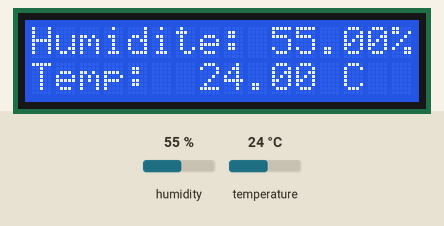
This sketch was run on a simulated Arduino Uno, built with avr-gcc and run on an emulated ATmega328P. Shown: 16×2 character LCD. Inputs (shaded band) come from the test bench; at power-on: humidity 55 %, temperature 24 °C.

Above: at 4.7 s.
4.8 s: humidity set to 22 %
At 7.0 s:
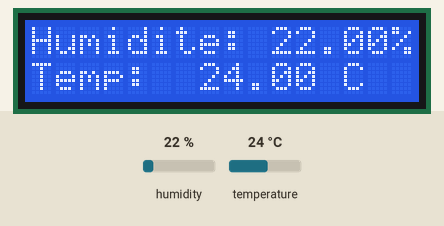
7.8 s: temperature set to 12 °C
At 8.7 s:
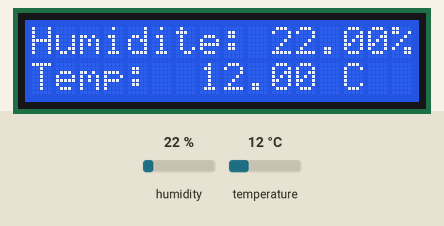
10.8 s: humidity set to 40 %
At 13.4 s:
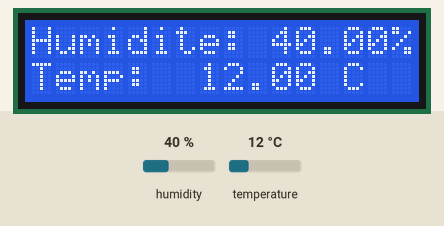
13.8 s: temperature set to 19 °C
At 15.1 s:
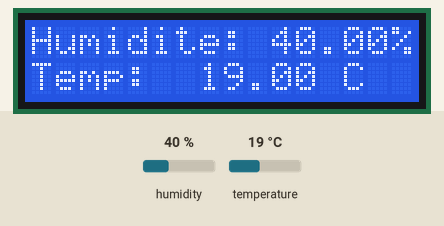
Timing chart, 0 to 16.8 s (numbered marks = the images above; inputs shaded):
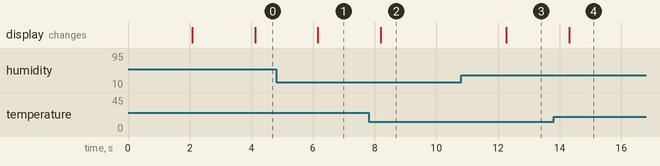

Measured:
- after the input at 4.8 s, the display: changes after 1.4 s (image 1)
- after the input at 7.8 s, the display: changes after 0.40 s (image 2)
- after the input at 10.8 s, the display: changes after 1.5 s (image 3)
- after the input at 13.8 s, the display: changes after 0.51 s (image 4)

The sketch:

DHT_22_Temperature_et_Humidite_affichee.ino
```cpp
#include "DHT.h"
#include <Wire.h>
#include <LiquidCrystal_I2C.h>

#define DHTPIN 4     // Digital pin connected to the DHT sensor
#define DHTTYPE DHT22   // DHT 22  (AM2302), AM2321
DHT dht(DHTPIN, DHTTYPE);
LiquidCrystal_I2C lcd(0x27,16,2);  // set the LCD address to 0x27 for a 16 chars and 2 line display

void setup() {
  lcd.init();                      // initialize the lcd
  lcd.backlight();
  lcd.setCursor(0,0);
  lcd.print("DHT 22 test!...");
  dht.begin();
  delay(2000);
  lcd.clear();
}
void loop() {
  // Wait a few seconds between measurements.
  delay(2000);

  // Reading temperature or humidity takes about 250 milliseconds!
  // Sensor readings may also be up to 2 seconds 'old' (its a very slow sensor)
  float h = dht.readHumidity();
  // Read temperature as Celsius (the default)
  float t = dht.readTemperature();

  // Check if any reads failed and exit early (to try again).
  if (isnan(h) || isnan(t) ) {
   lcd.clear();
   lcd.setCursor(0,0);
   lcd.print("Le capteur a un problème.");
   lcd.setCursor(0,1);
   lcd.print("probleme.");
   return;
  }
  lcd.setCursor(0,0);
  lcd.print(F("Humidite: "));
  lcd.setCursor(10,0);
  lcd.print(h);
  lcd.setCursor(15,0);
  lcd.print(F("%"));

  lcd.setCursor(0,1);
  lcd.print(F("Temp: "));
  lcd.setCursor(7,1);
  lcd.print(t);
  lcd.setCursor(12,1);
  lcd.print(F(" C"));
}
```
